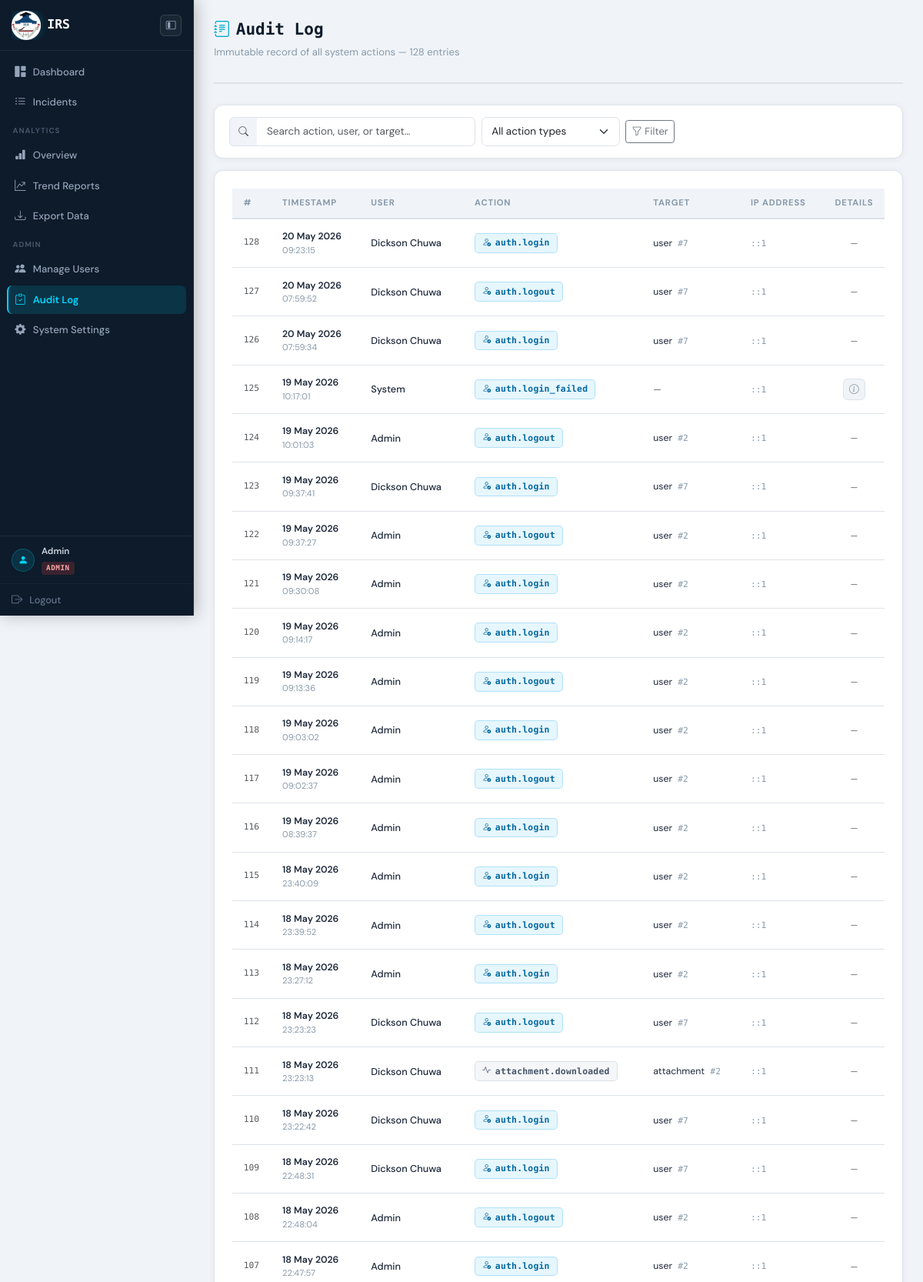
Screenshot of /public/audit/log.php (signed in, upper part) with the database file from the repository.
### tables this page shows
CREATE TABLE `audit_log` (
  `id` int(10) UNSIGNED NOT NULL,
  `user_id` int(10) UNSIGNED DEFAULT NULL,
  `action` varchar(100) NOT NULL,
  `target_type` varchar(50) DEFAULT NULL,
  `target_id` int(10) UNSIGNED DEFAULT NULL,
  `details` longtext DEFAULT NULL CHECK (json_valid(`details`)),
  `ip_address` varchar(45) DEFAULT NULL,
  `user_agent` varchar(255) DEFAULT NULL,
  `created_at` datetime NOT NULL DEFAULT current_timestamp()
);

CREATE TABLE `users` (
  `id` int(10) UNSIGNED NOT NULL,
  `full_name` varchar(150) NOT NULL,
  `email` varchar(200) NOT NULL,
  `password` varchar(255) NOT NULL,
  `role` enum('reporter','officer','admin') NOT NULL DEFAULT 'reporter',
  `department` varchar(150) DEFAULT NULL,
  `phone` varchar(20) DEFAULT NULL,
  `is_active` tinyint(1) NOT NULL DEFAULT 1,
  `created_at` datetime NOT NULL DEFAULT current_timestamp(),
  `updated_at` datetime NOT NULL DEFAULT current_timestamp() ON UPDATE current_timestamp()
);

### includes/functions.php (called while the page is built, shortened)
<?php
function e(?string $str): string
{
    return htmlspecialchars((string)$str, ENT_QUOTES | ENT_SUBSTITUTE, 'UTF-8');
}

### public/audit/log.php (the view, shortened to what this page needs)
<?php
require_once __DIR__ . '/../../includes/functions.php';
$pdo   = db();
$page  = max(1, (int)($_GET['page'] ?? 1));
$perPg = 50;
$offs  = ($page - 1) * $perPg;
$search = trim($_GET['q'] ?? '');
$filter = trim($_GET['type'] ?? '');
$where  = [];
$params = [];
$whereSQL = $where ? 'WHERE ' . implode(' AND ', $where) : '';
$countStmt = $pdo->prepare("
    SELECT COUNT(*) FROM audit_log al
    LEFT JOIN users u ON u.id = al.user_id
    $whereSQL
");
$countStmt->execute($params);
$total = (int)$countStmt->fetchColumn();
$logsStmt = $pdo->prepare("
    SELECT al.id, al.action, al.target_type, al.target_id, al.details,
           al.ip_address, al.created_at, u.full_name
    FROM audit_log al
    LEFT JOIN users u ON u.id = al.user_id
    $whereSQL
    ORDER BY al.created_at DESC
    LIMIT $perPg OFFSET $offs
");
$logsStmt->execute($params);
$entries = $logsStmt->fetchAll();
function audit_action_style(string $action): array {
    $a = strtolower($action);
    if (str_contains($a, 'login') || str_contains($a, 'logout') || str_contains($a, 'register')) {
        return ['bg' => 'rgba(14,165,233,.1)', 'color' => '#0369a1', 'border' => 'rgba(14,165,233,.25)', 'icon' => 'bi-person-check'];
    }
    return ['bg' => 'rgba(148,163,184,.1)', 'color' => '#475569', 'border' => 'rgba(148,163,184,.25)', 'icon' => 'bi-activity'];
}
include __DIR__ . '/../../includes/header.php';
?>
<div class="page-header">
    <div>
        <h1 class="page-title"><i class="bi bi-journal-text me-2 text-cyan"></i>Audit Log</h1>
        <p class="page-subtitle">Immutable record of all system actions &mdash; <?= number_format($total) ?> entries<?= $search || $filter ? ' (filtered)' : '' ?></p>
    </div>
</div>
<div class="cirms-card mb-3" style="padding:1rem 1.25rem;">
    <form method="get" class="d-flex flex-wrap gap-2 align-items-center">
        <div class="input-group" style="max-width:320px;">
            <span class="input-group-text" style="border-color:var(--border);background:var(--bg);">
                <i class="bi bi-search text-muted" style="font-size:.85rem;"></i>
            </span>
            <input type="text" name="q" class="form-control"
                   placeholder="Search action, user, or target…"
                   value="<?= e($search) ?>"
                   style="border-left:0;">
        </div>
        <select name="type" class="form-select" style="max-width:180px;">
            <option value="">All action types</option>
        </select>
        <button type="submit" class="btn btn-outline-secondary btn-sm">
            <i class="bi bi-funnel me-1"></i>Filter
        </button>
    </form>
</div>
<div class="cirms-card">
    <?php if (empty($entries)): ?>
    <div class="text-center py-5 text-muted">
        <i class="bi bi-inbox fs-1 d-block mb-2 opacity-50"></i>
        No audit entries match your search.
    </div>
    <?php else: ?>
    <div class="table-responsive">
        <table class="cirms-table" id="auditTable">
            <thead>
                <tr>
                    <th style="width:1%;">#</th>
                    <th style="white-space:nowrap;">Timestamp</th>
                    <th>User</th>
                    <th>Action</th>
                    <th>Target</th>
                    <th>IP Address</th>
                    <th style="width:1%;text-align:center;">Details</th>
                </tr>
            </thead>
            <tbody>
            <?php foreach ($entries as $log):
                $style = audit_action_style($log['action']);
                $hasDetails = !empty($log['details']) && $log['details'] !== 'null' && $log['details'] !== '[]' && $log['details'] !== '{}';
            ?>
            <tr>
                <td class="text-muted" style="font-size:.75rem;font-family:'Space Mono',monospace;"><?= $log['id'] ?></td>
                <td style="white-space:nowrap;">
                    <div style="font-size:.82rem;font-weight:600;color:#1e293b;"><?= date('d M Y', strtotime($log['created_at'])) ?></div>
                    <div style="font-size:.75rem;color:var(--muted);"><?= date('H:i:s', strtotime($log['created_at'])) ?></div>
                </td>
                <td>
                    <div style="font-size:.85rem;font-weight:500;"><?= e($log['full_name'] ?? 'System') ?></div>
                </td>
                <td>
                    <span style="
                        display:inline-flex;align-items:center;gap:.35rem;
                        padding:.22rem .6rem;border-radius:5px;
                        font-size:.76rem;font-weight:700;font-family:'Space Mono',monospace;
                        letter-spacing:.02em;white-space:nowrap;
                        background:<?= $style['bg'] ?>;
                        color:<?= $style['color'] ?>;
                        border:1px solid <?= $style['border'] ?>;">
                        <i class="bi <?= $style['icon'] ?>" style="font-size:.75rem;"></i>
                        <?= e($log['action']) ?>
                    </span>
                </td>
                <td>
                    <?php if ($log['target_type']): ?>
                    <span style="font-size:.82rem;color:#1e293b;"><?= e($log['target_type']) ?></span>
                    <?php if ($log['target_id']): ?>
                    <span style="font-size:.75rem;color:var(--muted);font-family:'Space Mono',monospace;margin-left:.25rem;">#<?= $log['target_id'] ?></span>
                    <?php endif; ?>
                    <?php else: ?>
                    <span class="text-muted" style="font-size:.8rem;">—</span>
                    <?php endif; ?>
                </td>
                <td>
                    <?php if (!empty($log['ip_address'])): ?>
                    <span style="font-size:.75rem;font-family:'Space Mono',monospace;color:var(--muted);">
                        <?= e($log['ip_address']) ?>
                    </span>
                    <?php else: ?>
                    <span class="text-muted" style="font-size:.75rem;">—</span>
                    <?php endif; ?>
                </td>
                <td style="text-align:center;">
                    <?php if ($hasDetails): ?>
                    <button class="btn btn-sm audit-detail-btn"
                            style="border:1px solid var(--border);background:var(--bg);color:var(--muted);border-radius:6px;padding:.2rem .5rem;"
                            data-action="<?= e($log['action']) ?>"
                            data-details='<?= htmlspecialchars($log['details'], ENT_QUOTES | ENT_HTML5, 'UTF-8') ?>'
                            title="View details">
                        <i class="bi bi-info-circle" style="font-size:.85rem;"></i>
                    </button>
                    <?php else: ?>
                    <span class="text-muted" style="font-size:.75rem;">—</span>
                    <?php endif; ?>
                </td>
            </tr>
            <?php endforeach; ?>
            </tbody>
        </table>
    </div>
    <?php endif; ?>
</div>
<?php include __DIR__ . '/../../includes/footer.php'; ?>

### public/css/cirms.css (style rules this page uses)
:root { --navy: #0d1b2a; --navy-mid: #1b2d3f; --navy-soft: #233447; --cyan: #00d4ff; --cyan-dim: #00aacc; --white: #f8fafc; --muted: #8899aa; --border: #dde3ea; --bg: #f0f4f8; --card-bg: #ffffff; --low: #22c55e; --medium: #f59e0b; --high: #f97316; --critical: #ef4444; --status-new: #6366f1; --status-ack: #0ea5e9; --status-progress: #f59e0b; --status-resolved: #22c55e; --status-closed: #94a3b8; --radius: 8px; --shadow: 0 2px 12px rgba(0,0,0,.08); --shadow-lg: 0 8px 32px rgba(0,0,0,.13); font-size: 15px; }
*, *::before, *::after { box-sizing: border-box; margin: 0; padding: 0; }
body { font-family: 'DM Sans', sans-serif; background: var(--bg); color: #1e293b; min-height: 100vh; display: flex; flex-direction: column; }
.page-header { display: flex; align-items: center; justify-content: space-between; margin-bottom: 1.75rem; padding-bottom: 1rem; border-bottom: 2px solid var(--border); gap: 1rem; }
.page-title { font-family: 'Space Mono', monospace; font-size: 1.4rem; font-weight: 700; color: var(--navy); line-height: 1.2; }
.page-subtitle { font-size: .875rem; color: var(--muted); margin-top: .2rem; line-height: 1.4; }
.cirms-card { background: var(--card-bg); border-radius: 12px; border: 1px solid var(--border); box-shadow: 0 1px 8px rgba(0,0,0,.06); padding: 1.5rem; margin-bottom: 1.25rem; transition: box-shadow .2s; }
.cirms-table { width: 100%; border-collapse: separate; border-spacing: 0; }
.cirms-table th { background: var(--bg); color: var(--muted); font-size: .75rem; font-weight: 700; text-transform: uppercase; letter-spacing: .07em; padding: .7rem 1rem; border-bottom: 2px solid var(--border); }
.cirms-table td { padding: .9rem 1rem; border-bottom: 1px solid var(--border); vertical-align: middle; font-size: .875rem; }
.cirms-table tbody tr { transition: background .12s; }
.form-control, .form-select { border-radius: 7px; border: 1.5px solid var(--border); font-size: .9rem; padding: .55rem .85rem; transition: border-color .15s, box-shadow .15s; }
.text-cyan { color: var(--cyan-dim); }

### includes/header.php (style rules this page uses)
:root { --sb-w: 252px; --sb-w-min: 58px; }

### rows the page displays
audit_log: id "128", created_at "20 May 2026", created_at "09:23:15", user.full_name "Dickson Chuwa", action "auth.login", target_type "user", target "7", ip_address "::1"
audit_log: id "127", created_at "20 May 2026", created_at "07:59:52", user.full_name "Dickson Chuwa", action "auth.logout", target_type "user", target "7", ip_address "::1"
audit_log: id "126", created_at "20 May 2026", created_at "07:59:34", user.full_name "Dickson Chuwa", action "auth.login", target_type "user", target "7", ip_address "::1"
audit_log: id "125", created_at "19 May 2026", created_at "10:17:01", full_name "System", action "auth.login_failed", ip_address "::1"
audit_log: id "124", created_at "19 May 2026", created_at "10:01:03", user.full_name "Admin", action "auth.logout", target_type "user", target "2", ip_address "::1"
audit_log: id "123", created_at "19 May 2026", created_at "09:37:41", user.full_name "Dickson Chuwa", action "auth.login", target_type "user", target "7", ip_address "::1"
audit_log: id "122", created_at "19 May 2026", created_at "09:37:27", user.full_name "Admin", action "auth.logout", target_type "user", target "2", ip_address "::1"
audit_log: id "121", created_at "19 May 2026", created_at "09:30:08", user.full_name "Admin", action "auth.login", target_type "user", target "2", ip_address "::1"
audit_log: id "120", created_at "19 May 2026", created_at "09:14:17", user.full_name "Admin", action "auth.login", target_type "user", target "2", ip_address "::1"
audit_log: id "119", created_at "19 May 2026", created_at "09:13:36", user.full_name "Admin", action "auth.logout", target_type "user", target "2", ip_address "::1"
audit_log: id "118", created_at "19 May 2026", created_at "09:03:02", user.full_name "Admin", action "auth.login", target_type "user", target "2", ip_address "::1"
audit_log: id "117", created_at "19 May 2026", created_at "09:02:37", user.full_name "Admin", action "auth.logout", target_type "user", target "2", ip_address "::1"
audit_log: id "116", created_at "19 May 2026", created_at "08:39:37", user.full_name "Admin", action "auth.login", target_type "user", target "2", ip_address "::1"
audit_log: id "115", created_at "18 May 2026", created_at "23:40:09", user.full_name "Admin", action "auth.login", target_type "user", target "2", ip_address "::1"
audit_log: id "114", created_at "18 May 2026", created_at "23:39:52", user.full_name "Admin", action "auth.logout", target_type "user", target "2", ip_address "::1"
audit_log: id "113", created_at "18 May 2026", created_at "23:27:12", user.full_name "Admin", action "auth.login", target_type "user", target "2", ip_address "::1"
audit_log: id "112", created_at "18 May 2026", created_at "23:23:23", user.full_name "Dickson Chuwa", action "auth.logout", target_type "user", target "7", ip_address "::1"
audit_log: id "111", created_at "18 May 2026", created_at "23:23:13", user.full_name "Dickson Chuwa", action "attachment.downloaded", target_type "attachment", target "2", ip_address "::1"
audit_log: id "110", created_at "18 May 2026", created_at "23:22:42", user.full_name "Dickson Chuwa", action "auth.login", target_type "user", target "7", ip_address "::1"
audit_log: id "109", created_at "18 May 2026", created_at "22:48:31", user.full_name "Dickson Chuwa", action "auth.login", target_type "user", target "7", ip_address "::1"
audit_log: id "108", created_at "18 May 2026", created_at "22:48:04", user.full_name "Admin", action "auth.logout", target_type "user", target "2", ip_address "::1"
audit_log: id "107", created_at "18 May 2026", created_at "22:47:57", user.full_name "Admin", action "auth.login", target_type "user", target "2", ip_address "::1"

### other values shown
$user['name'] "Admin"
$role "ADMIN"
$total "128"
